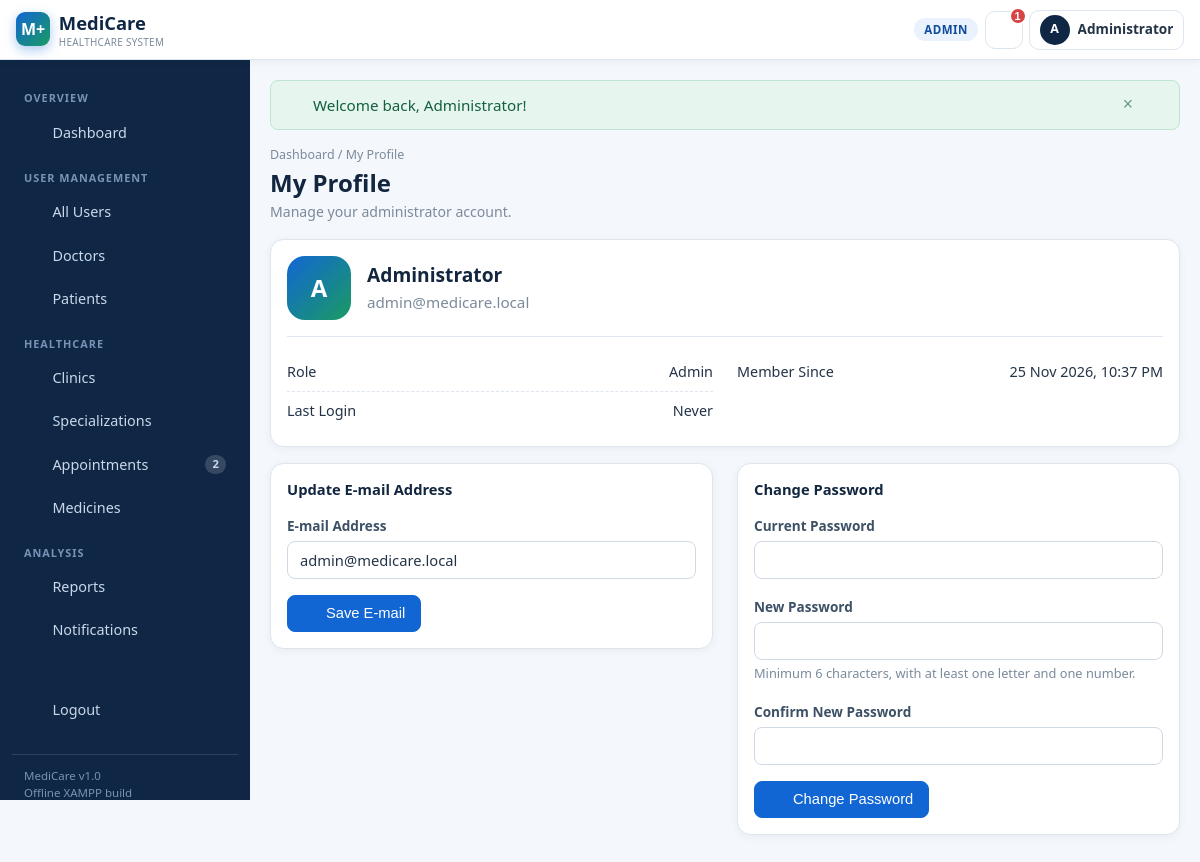
Screenshot of /admin/profile.php (signed in) with the database file from the repository.
### tables this page shows
CREATE TABLE `users` (
    `id`         INT UNSIGNED NOT NULL AUTO_INCREMENT,
    `role_id`    INT UNSIGNED NOT NULL,
    `email`      VARCHAR(120) NOT NULL,
    `password`   VARCHAR(255) NOT NULL COMMENT 'BCRYPT hash produced by password_hash()',
    `status`     ENUM('active','inactive') NOT NULL DEFAULT 'active',
    `last_login` DATETIME DEFAULT NULL,
    `created_at` DATETIME NOT NULL DEFAULT CURRENT_TIMESTAMP,
    `updated_at` DATETIME NOT NULL DEFAULT CURRENT_TIMESTAMP ON UPDATE CURRENT_TIMESTAMP,
    PRIMARY KEY (`id`),
    UNIQUE KEY `uq_users_email` (`email`),
    KEY `idx_users_role` (`role_id`),
    KEY `idx_users_status` (`status`),
    CONSTRAINT `fk_users_role`
        FOREIGN KEY (`role_id`) REFERENCES `roles` (`id`)
        ON DELETE RESTRICT ON UPDATE CASCADE
);

CREATE TABLE `roles` (
    `id`          INT UNSIGNED NOT NULL AUTO_INCREMENT,
    `role_name`   VARCHAR(20)  NOT NULL,
    `description` VARCHAR(150) DEFAULT NULL,
    PRIMARY KEY (`id`),
    UNIQUE KEY `uq_roles_name` (`role_name`)
);

### includes/auth.php (called while the page is built, shortened)
<?php
require_once __DIR__ . '/functions.php';
function current_user_id(){ return (int) ($_SESSION['user']['id'] ?? 0); }

### config/database.php (called while the page is built, shortened)
<?php
function db()
{
    static $conn = null;
    if ($conn instanceof mysqli) {
        return $conn;
    }
    try {
        $conn = new mysqli(DB_HOST, DB_USER, DB_PASS, DB_NAME, DB_PORT);
        $conn->set_charset('utf8mb4');
        $offset = (new DateTime('now', new DateTimeZone(APP_TIMEZONE)))->format('P');
        if (preg_match('/^[+-]\d{2}:\d{2}$/', $offset)) {
            $conn->query("SET time_zone = '" . $offset . "'");
        }
    } catch (Throwable $e) {
        db_fail('Unable to connect to the database.', $e);
    }
    return $conn;
}
function db_stmt($sql, array $params = [])
{
    $conn = db();
    try {
        $stmt = $conn->prepare($sql);
        if (!empty($params)) {
            $types = '';
            foreach ($params as $p) {
                if (is_int($p))          { $types .= 'i'; }
                elseif (is_float($p))    { $types .= 'd'; }
                else                     { $types .= 's'; }
            }
            $stmt->bind_param($types, ...$params);
        }
        $stmt->execute();
        return $stmt;
    } catch (Throwable $e) {
        db_fail('The system could not complete that database operation.', $e);
    }
}
function db_row($sql, array $params = [])
{
    $stmt = db_stmt($sql, $params);
    $res  = $stmt->get_result();
    $row  = $res ? $res->fetch_assoc() : null;
    return $row ?: null;
}

### admin/profile.php (the view, shortened to what this page needs)
<?php
require_once __DIR__ . '/../includes/auth.php';
$account = db_row(
    "SELECT u.email, u.last_login, u.created_at, r.role_name
       FROM users u
       JOIN roles r ON r.id = u.role_id
      WHERE u.id = ?",
    [current_user_id()]
);
include __DIR__ . '/../includes/header.php';
?>
<div class="page-head">
    <div>
        <div class="breadcrumbs"><a href="<?= e(url('admin/dashboard.php')) ?>">Dashboard</a> / My Profile</div>
        <h1>My Profile</h1>
        <div class="sub">Manage your administrator account.</div>
    </div>
</div>
<div class="table-card p-3 mb-3">
    <div class="profile-head">
        <div class="profile-avatar"><?= e(strtoupper(substr($account['email'], 0, 1))) ?></div>
        <div>
            <h4 class="mb-1">Administrator</h4>
            <div class="text-muted"><?= e($account['email']) ?></div>
        </div>
    </div>
    <hr>
    <div class="row">
        <div class="col-md-6">
            <div class="kv"><span>Role</span><span><?= e(nice_label($account['role_name'])) ?></span></div>
            <div class="kv"><span>Last Login</span><span><?= $account['last_login'] ? e(format_datetime($account['last_login'])) : 'Never' ?></span></div>
        </div>
        <div class="col-md-6">
            <div class="kv"><span>Member Since</span><span><?= e(format_datetime($account['created_at'])) ?></span></div>
        </div>
    </div>
</div>
<div class="row">
    <div class="col-md-6 mb-3">
        <div class="table-card p-3">
            <h6 class="mb-3">Update E-mail Address</h6>
            <form method="post">
                <div class="mb-3">
                    <label class="form-label">E-mail Address</label>
                    <input type="email" class="form-control" name="email" value="<?= e($account['email']) ?>" required maxlength="120">
                </div>
                <button class="btn btn-primary"><?= icon('check') ?> Save E-mail</button>
            </form>
        </div>
    </div>
    <div class="col-md-6 mb-3">
        <div class="table-card p-3">
            <h6 class="mb-3">Change Password</h6>
            <form method="post">
                <div class="mb-3">
                    <label class="form-label">Current Password</label>
                    <input type="password" class="form-control" name="current_password" required>
                </div>
                <div class="mb-3">
                    <label class="form-label">New Password</label>
                    <input type="password" class="form-control" name="new_password" required>
                    <span class="form-text">Minimum 6 characters, with at least one letter and one number.</span>
                </div>
                <div class="mb-3">
                    <label class="form-label">Confirm New Password</label>
                    <input type="password" class="form-control" name="confirm_password" required>
                </div>
                <button class="btn btn-primary"><?= icon('lock') ?> Change Password</button>
            </form>
        </div>
    </div>
</div>
<?php include __DIR__ . '/../includes/footer.php'; ?>

### assets/css/style.css (style rules this page uses)
:root { --mc-primary:#1266d4; --mc-primary-dark:#0f4c9e; --mc-navy:#0f2745; --mc-accent:#1a9b62; --mc-bg:#f4f7fb; --mc-line:#dde5ef; --mc-muted:#7b8a9b; --mc-sidebar-w:250px; }
body { background:var(--mc-bg) }
.page-head { display:flex;align-items:flex-end;justify-content:space-between;gap:1rem; flex-wrap:wrap;margin-bottom:1.1rem }
.page-head h1 { font-size:1.5rem;margin:0 }
.page-head .sub { color:var(--mc-muted);font-size:.88rem;margin-top:.2rem }
.breadcrumbs { font-size:.78rem;color:var(--mc-muted);margin-bottom:.15rem }
.breadcrumbs a { color:var(--mc-muted) }
.table-card { background:#fff;border:1px solid var(--mc-line);border-radius:.85rem; box-shadow:0 2px 10px rgba(16,42,67,.05);overflow:hidden;margin-bottom:1.25rem }
.profile-head { display:flex;align-items:center;gap:1rem;flex-wrap:wrap }
.profile-avatar { width:64px;height:64px;border-radius:18px;background:linear-gradient(135deg,#1266d4,#1a9b62); color:#fff;display:flex;align-items:center;justify-content:center;font-size:1.5rem;font-weight:700 }
.kv { display:flex;justify-content:space-between;gap:1rem;padding:.5rem 0;border-bottom:1px dashed var(--mc-line);font-size:.9rem }
.kv:last-child { border-bottom:0 }

### rows the page displays
users: email "A", email "admin@medicare.local", role.role_name "Admin", created_at "25 Nov 2026, 10:37 PM"

### other values shown
APP_NAME "MediCare"
current_role() "ADMIN"
$unread "1"
substr(preg_replace('/^Dr\.\s*/', '', current_name()), 0, 1) "A"
current_name() "Administrator"
$label "Dashboard All Users Doctors Patients Clinics Specializations Appointments Medicines Reports Notifications Logout"
$badge "2"
$f['message'] "Welcome back, Administrator!"
